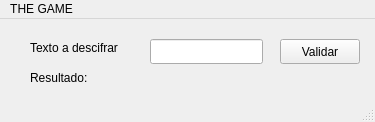
<?xml version="1.0" encoding="UTF-8"?>
<ui version="4.0">
 <class>MainWindow</class>
 <widget class="QMainWindow" name="MainWindow">
  <property name="geometry">
   <rect>
    <x>0</x>
    <y>0</y>
    <width>375</width>
    <height>122</height>
   </rect>
  </property>
  <property name="windowTitle">
   <string>THE GAME</string>
  </property>
  <widget class="QWidget" name="centralwidget">
   <widget class="QLabel" name="label">
    <property name="geometry">
     <rect>
      <x>30</x>
      <y>20</y>
      <width>121</width>
      <height>17</height>
     </rect>
    </property>
    <property name="text">
     <string>Texto a descifrar</string>
    </property>
   </widget>
   <widget class="QLineEdit" name="entrada">
    <property name="geometry">
     <rect>
      <x>150</x>
      <y>20</y>
      <width>113</width>
      <height>25</height>
     </rect>
    </property>
   </widget>
   <widget class="QLabel" name="salida">
    <property name="geometry">
     <rect>
      <x>30</x>
      <y>50</y>
      <width>331</width>
      <height>17</height>
     </rect>
    </property>
    <property name="text">
     <string>Resultado: </string>
    </property>
   </widget>
   <widget class="QPushButton" name="btnValidar">
    <property name="geometry">
     <rect>
      <x>280</x>
      <y>20</y>
      <width>80</width>
      <height>25</height>
     </rect>
    </property>
    <property name="text">
     <string>Validar</string>
    </property>
   </widget>
  </widget>
  <widget class="QMenuBar" name="menubar">
   <property name="geometry">
    <rect>
     <x>0</x>
     <y>0</y>
     <width>375</width>
     <height>22</height>
    </rect>
   </property>
   <widget class="QMenu" name="menuAUTOMATA_DURISIMO">
    <property name="title">
     <string>THE GAME</string>
    </property>
   </widget>
   <addaction name="menuAUTOMATA_DURISIMO"/>
  </widget>
  <widget class="QStatusBar" name="statusbar"/>
 </widget>
 <resources/>
 <connections/>
</ui>
